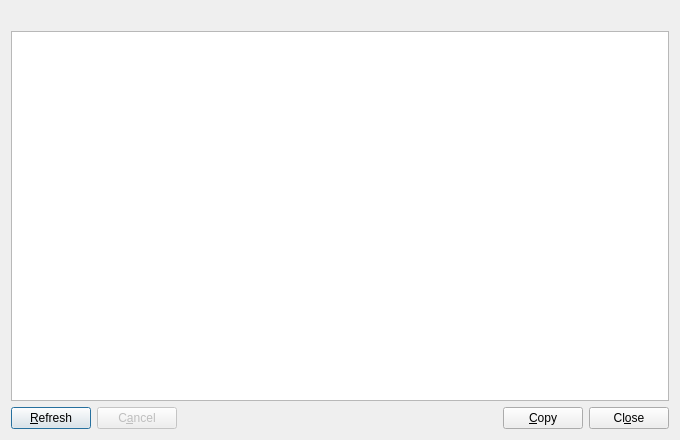
<?xml version="1.0" encoding="UTF-8"?>
<ui version="4.0">
 <class>BackendInfoDialog</class>
 <widget class="QDialog" name="BackendInfoDialog">
  <property name="geometry">
   <rect>
    <x>0</x>
    <y>0</y>
    <width>680</width>
    <height>440</height>
   </rect>
  </property>
  <property name="windowTitle">
   <string>Backend information</string>
  </property>
  <layout class="QVBoxLayout" name="verticalLayout">
   <item>
    <widget class="QLabel" name="label_status">
     <property name="text">
      <string/>
     </property>
     <property name="wordWrap">
      <bool>true</bool>
     </property>
    </widget>
   </item>
   <item>
    <widget class="QPlainTextEdit" name="plainTextEdit_output">
     <property name="readOnly">
      <bool>true</bool>
     </property>
     <property name="lineWrapMode">
      <enum>QPlainTextEdit::NoWrap</enum>
     </property>
    </widget>
   </item>
   <item>
    <layout class="QHBoxLayout" name="horizontalLayout_buttons">
     <item>
      <widget class="QPushButton" name="pushButton_refresh">
       <property name="toolTip">
        <string>Query hashcat again for backend information.</string>
       </property>
       <property name="text">
        <string>&amp;Refresh</string>
       </property>
      </widget>
     </item>
     <item>
      <widget class="QPushButton" name="pushButton_cancel">
       <property name="toolTip">
        <string>Stop the running query.</string>
       </property>
       <property name="text">
        <string>C&amp;ancel</string>
       </property>
       <property name="enabled">
        <bool>false</bool>
       </property>
      </widget>
     </item>
     <item>
      <spacer name="horizontalSpacer">
       <property name="orientation">
        <enum>Qt::Horizontal</enum>
       </property>
       <property name="sizeHint" stdset="0">
        <size>
         <width>40</width>
         <height>20</height>
        </size>
       </property>
      </spacer>
     </item>
     <item>
      <widget class="QPushButton" name="pushButton_copy">
       <property name="toolTip">
        <string>Copy the backend information to the clipboard.</string>
       </property>
       <property name="text">
        <string>&amp;Copy</string>
       </property>
      </widget>
     </item>
     <item>
      <widget class="QPushButton" name="pushButton_close">
       <property name="toolTip">
        <string>Close the dialog.</string>
       </property>
       <property name="text">
        <string>Cl&amp;ose</string>
       </property>
      </widget>
     </item>
    </layout>
   </item>
  </layout>
 </widget>
 <resources/>
 <connections/>
</ui>
